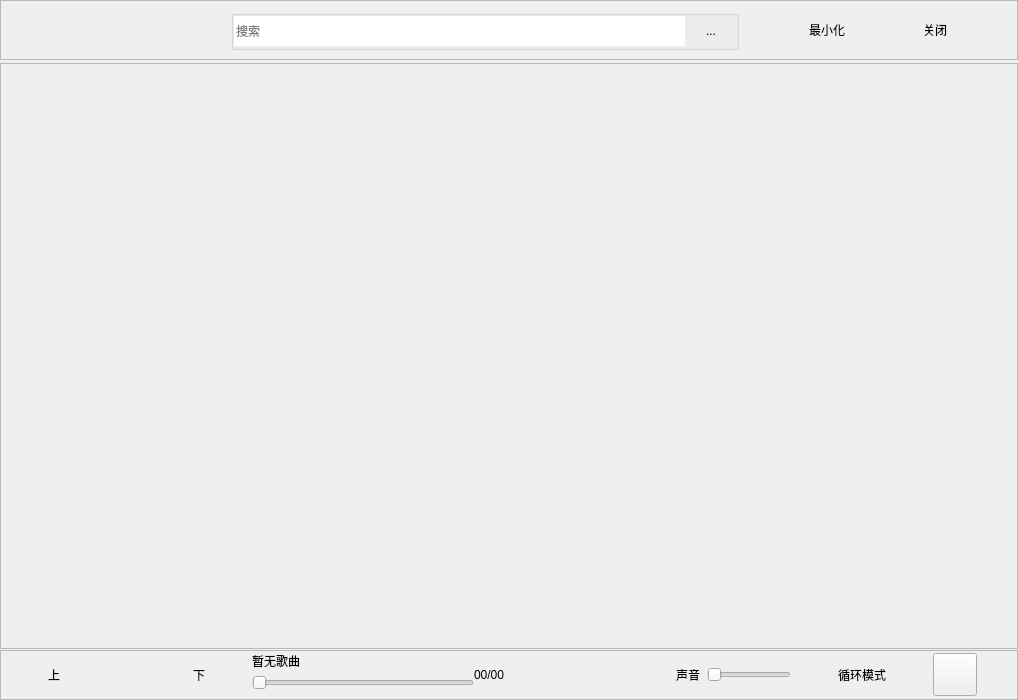
<?xml version="1.0" encoding="UTF-8"?>
<ui version="4.0">
 <class>MainWindow</class>
 <widget class="QMainWindow" name="MainWindow">
  <property name="geometry">
   <rect>
    <x>0</x>
    <y>0</y>
    <width>1018</width>
    <height>700</height>
   </rect>
  </property>
  <property name="sizePolicy">
   <sizepolicy hsizetype="Preferred" vsizetype="Preferred">
    <horstretch>0</horstretch>
    <verstretch>0</verstretch>
   </sizepolicy>
  </property>
  <property name="windowTitle">
   <string>MainWindow</string>
  </property>
  <property name="windowIcon">
   <iconset resource="image.qrc">
    <normaloff>:/background/music.ico</normaloff>:/background/music.ico</iconset>
  </property>
  <property name="autoFillBackground">
   <bool>false</bool>
  </property>
  <property name="styleSheet">
   <string notr="true"/>
  </property>
  <property name="iconSize">
   <size>
    <width>36</width>
    <height>36</height>
   </size>
  </property>
  <widget class="QWidget" name="centralWidget">
   <property name="sizePolicy">
    <sizepolicy hsizetype="Preferred" vsizetype="Preferred">
     <horstretch>0</horstretch>
     <verstretch>0</verstretch>
    </sizepolicy>
   </property>
   <property name="minimumSize">
    <size>
     <width>1000</width>
     <height>700</height>
    </size>
   </property>
   <property name="autoFillBackground">
    <bool>false</bool>
   </property>
   <property name="styleSheet">
    <string notr="true"/>
   </property>
   <layout class="QVBoxLayout" name="verticalLayout" stretch="2,1,8,0,3">
    <property name="spacing">
     <number>0</number>
    </property>
    <property name="leftMargin">
     <number>0</number>
    </property>
    <property name="topMargin">
     <number>0</number>
    </property>
    <property name="rightMargin">
     <number>0</number>
    </property>
    <property name="bottomMargin">
     <number>0</number>
    </property>
    <item>
     <widget class="QFrame" name="frame_topWidget">
      <property name="sizePolicy">
       <sizepolicy hsizetype="Preferred" vsizetype="Fixed">
        <horstretch>0</horstretch>
        <verstretch>0</verstretch>
       </sizepolicy>
      </property>
      <property name="minimumSize">
       <size>
        <width>1018</width>
        <height>60</height>
       </size>
      </property>
      <property name="maximumSize">
       <size>
        <width>1018</width>
        <height>60</height>
       </size>
      </property>
      <property name="frameShape">
       <enum>QFrame::StyledPanel</enum>
      </property>
      <property name="frameShadow">
       <enum>QFrame::Raised</enum>
      </property>
      <layout class="QHBoxLayout" name="horizontalLayout" stretch="0,3,8,1,0,1,0,1">
       <property name="spacing">
        <number>0</number>
       </property>
       <property name="leftMargin">
        <number>0</number>
       </property>
       <property name="topMargin">
        <number>0</number>
       </property>
       <property name="rightMargin">
        <number>0</number>
       </property>
       <property name="bottomMargin">
        <number>0</number>
       </property>
       <item>
        <spacer name="horizontalSpacer_15">
         <property name="orientation">
          <enum>Qt::Horizontal</enum>
         </property>
         <property name="sizeHint" stdset="0">
          <size>
           <width>40</width>
           <height>20</height>
          </size>
         </property>
        </spacer>
       </item>
       <item>
        <spacer name="horizontalSpacer">
         <property name="orientation">
          <enum>Qt::Horizontal</enum>
         </property>
         <property name="sizeHint" stdset="0">
          <size>
           <width>190</width>
           <height>20</height>
          </size>
         </property>
        </spacer>
       </item>
       <item>
        <widget class="QGroupBox" name="groupBox">
         <property name="sizePolicy">
          <sizepolicy hsizetype="Preferred" vsizetype="Preferred">
           <horstretch>0</horstretch>
           <verstretch>0</verstretch>
          </sizepolicy>
         </property>
         <property name="minimumSize">
          <size>
           <width>0</width>
           <height>40</height>
          </size>
         </property>
         <property name="maximumSize">
          <size>
           <width>16777215</width>
           <height>40</height>
          </size>
         </property>
         <property name="title">
          <string/>
         </property>
         <layout class="QHBoxLayout" name="horizontalLayout_5" stretch="6">
          <property name="spacing">
           <number>0</number>
          </property>
          <property name="leftMargin">
           <number>0</number>
          </property>
          <property name="topMargin">
           <number>0</number>
          </property>
          <property name="rightMargin">
           <number>0</number>
          </property>
          <property name="bottomMargin">
           <number>0</number>
          </property>
          <item>
           <layout class="QHBoxLayout" name="horizontalLayout_4" stretch="9,1">
            <property name="spacing">
             <number>1</number>
            </property>
            <item>
             <widget class="QLineEdit" name="lineEdit_search">
              <property name="sizePolicy">
               <sizepolicy hsizetype="Expanding" vsizetype="Fixed">
                <horstretch>0</horstretch>
                <verstretch>0</verstretch>
               </sizepolicy>
              </property>
              <property name="minimumSize">
               <size>
                <width>0</width>
                <height>30</height>
               </size>
              </property>
              <property name="maximumSize">
               <size>
                <width>16777215</width>
                <height>30</height>
               </size>
              </property>
              <property name="contextMenuPolicy">
               <enum>Qt::DefaultContextMenu</enum>
              </property>
              <property name="styleSheet">
               <string notr="true"/>
              </property>
              <property name="frame">
               <bool>false</bool>
              </property>
              <property name="placeholderText">
               <string>搜索</string>
              </property>
              <property name="clearButtonEnabled">
               <bool>true</bool>
              </property>
             </widget>
            </item>
            <item>
             <widget class="QToolButton" name="tBtn_search">
              <property name="sizePolicy">
               <sizepolicy hsizetype="Expanding" vsizetype="Fixed">
                <horstretch>0</horstretch>
                <verstretch>0</verstretch>
               </sizepolicy>
              </property>
              <property name="minimumSize">
               <size>
                <width>0</width>
                <height>30</height>
               </size>
              </property>
              <property name="maximumSize">
               <size>
                <width>16777215</width>
                <height>30</height>
               </size>
              </property>
              <property name="text">
               <string>...</string>
              </property>
              <property name="icon">
               <iconset resource="image.qrc">
                <normaloff>:/topImage/sereach.png</normaloff>:/topImage/sereach.png</iconset>
              </property>
              <property name="iconSize">
               <size>
                <width>51</width>
                <height>30</height>
               </size>
              </property>
              <property name="popupMode">
               <enum>QToolButton::InstantPopup</enum>
              </property>
              <property name="autoRaise">
               <bool>true</bool>
              </property>
             </widget>
            </item>
           </layout>
          </item>
         </layout>
        </widget>
       </item>
       <item>
        <spacer name="horizontalSpacer_2">
         <property name="orientation">
          <enum>Qt::Horizontal</enum>
         </property>
         <property name="sizeHint" stdset="0">
          <size>
           <width>61</width>
           <height>20</height>
          </size>
         </property>
        </spacer>
       </item>
       <item>
        <widget class="QToolButton" name="tBtn_miniMum">
         <property name="text">
          <string>最小化</string>
         </property>
         <property name="icon">
          <iconset resource="image.qrc">
           <normaloff>:/topImage/min.png</normaloff>:/topImage/min.png</iconset>
         </property>
         <property name="popupMode">
          <enum>QToolButton::InstantPopup</enum>
         </property>
         <property name="autoRaise">
          <bool>true</bool>
         </property>
        </widget>
       </item>
       <item>
        <spacer name="horizontalSpacer_3">
         <property name="orientation">
          <enum>Qt::Horizontal</enum>
         </property>
         <property name="sizeHint" stdset="0">
          <size>
           <width>62</width>
           <height>20</height>
          </size>
         </property>
        </spacer>
       </item>
       <item>
        <widget class="QToolButton" name="tBtn_close">
         <property name="text">
          <string>关闭</string>
         </property>
         <property name="icon">
          <iconset resource="image.qrc">
           <normaloff>:/topImage/quit.png</normaloff>:/topImage/quit.png</iconset>
         </property>
         <property name="popupMode">
          <enum>QToolButton::InstantPopup</enum>
         </property>
         <property name="autoRaise">
          <bool>true</bool>
         </property>
        </widget>
       </item>
       <item>
        <spacer name="horizontalSpacer_4">
         <property name="orientation">
          <enum>Qt::Horizontal</enum>
         </property>
         <property name="sizeHint" stdset="0">
          <size>
           <width>61</width>
           <height>20</height>
          </size>
         </property>
        </spacer>
       </item>
      </layout>
     </widget>
    </item>
    <item>
     <spacer name="verticalSpacer">
      <property name="orientation">
       <enum>Qt::Vertical</enum>
      </property>
      <property name="sizeType">
       <enum>QSizePolicy::Fixed</enum>
      </property>
      <property name="sizeHint" stdset="0">
       <size>
        <width>1018</width>
        <height>3</height>
       </size>
      </property>
     </spacer>
    </item>
    <item>
     <widget class="QFrame" name="frame">
      <property name="sizePolicy">
       <sizepolicy hsizetype="Preferred" vsizetype="Fixed">
        <horstretch>0</horstretch>
        <verstretch>0</verstretch>
       </sizepolicy>
      </property>
      <property name="minimumSize">
       <size>
        <width>1018</width>
        <height>586</height>
       </size>
      </property>
      <property name="maximumSize">
       <size>
        <width>1018</width>
        <height>16777215</height>
       </size>
      </property>
      <property name="frameShape">
       <enum>QFrame::StyledPanel</enum>
      </property>
      <property name="frameShadow">
       <enum>QFrame::Raised</enum>
      </property>
      <layout class="QHBoxLayout" name="horizontalLayout_3" stretch="1,2">
       <property name="spacing">
        <number>0</number>
       </property>
       <property name="leftMargin">
        <number>0</number>
       </property>
       <property name="topMargin">
        <number>0</number>
       </property>
       <property name="rightMargin">
        <number>0</number>
       </property>
       <property name="bottomMargin">
        <number>0</number>
       </property>
       <item>
        <widget class="QFrame" name="frame_rightWidget">
         <property name="sizePolicy">
          <sizepolicy hsizetype="Preferred" vsizetype="Preferred">
           <horstretch>0</horstretch>
           <verstretch>0</verstretch>
          </sizepolicy>
         </property>
         <property name="minimumSize">
          <size>
           <width>330</width>
           <height>550</height>
          </size>
         </property>
         <property name="styleSheet">
          <string notr="true">border:none</string>
         </property>
         <property name="frameShape">
          <enum>QFrame::StyledPanel</enum>
         </property>
         <property name="frameShadow">
          <enum>QFrame::Raised</enum>
         </property>
        </widget>
       </item>
       <item>
        <widget class="QFrame" name="frame_centralWidget">
         <property name="sizePolicy">
          <sizepolicy hsizetype="Preferred" vsizetype="Preferred">
           <horstretch>0</horstretch>
           <verstretch>0</verstretch>
          </sizepolicy>
         </property>
         <property name="minimumSize">
          <size>
           <width>650</width>
           <height>0</height>
          </size>
         </property>
         <property name="autoFillBackground">
          <bool>false</bool>
         </property>
         <property name="styleSheet">
          <string notr="true">border:none</string>
         </property>
         <property name="frameShape">
          <enum>QFrame::NoFrame</enum>
         </property>
         <property name="frameShadow">
          <enum>QFrame::Raised</enum>
         </property>
        </widget>
       </item>
      </layout>
      <zorder>frame_centralWidget</zorder>
      <zorder>frame_rightWidget</zorder>
     </widget>
    </item>
    <item>
     <spacer name="verticalSpacer_2">
      <property name="orientation">
       <enum>Qt::Vertical</enum>
      </property>
      <property name="sizeType">
       <enum>QSizePolicy::Fixed</enum>
      </property>
      <property name="sizeHint" stdset="0">
       <size>
        <width>1018</width>
        <height>1</height>
       </size>
      </property>
     </spacer>
    </item>
    <item>
     <widget class="QFrame" name="frame_bottom">
      <property name="sizePolicy">
       <sizepolicy hsizetype="Preferred" vsizetype="Fixed">
        <horstretch>0</horstretch>
        <verstretch>0</verstretch>
       </sizepolicy>
      </property>
      <property name="minimumSize">
       <size>
        <width>1018</width>
        <height>50</height>
       </size>
      </property>
      <property name="maximumSize">
       <size>
        <width>1018</width>
        <height>50</height>
       </size>
      </property>
      <property name="styleSheet">
       <string notr="true"/>
      </property>
      <property name="frameShape">
       <enum>QFrame::StyledPanel</enum>
      </property>
      <property name="frameShadow">
       <enum>QFrame::Raised</enum>
      </property>
      <layout class="QHBoxLayout" name="horizontalLayout_2" stretch="0,2,0,2,0,2,0,4,1,0,0,2,0,2,0,0,2,0,2,0">
       <property name="spacing">
        <number>0</number>
       </property>
       <property name="leftMargin">
        <number>0</number>
       </property>
       <property name="topMargin">
        <number>0</number>
       </property>
       <property name="rightMargin">
        <number>0</number>
       </property>
       <property name="bottomMargin">
        <number>0</number>
       </property>
       <item>
        <spacer name="horizontalSpacer_14">
         <property name="orientation">
          <enum>Qt::Horizontal</enum>
         </property>
         <property name="sizeHint" stdset="0">
          <size>
           <width>40</width>
           <height>20</height>
          </size>
         </property>
        </spacer>
       </item>
       <item>
        <widget class="QToolButton" name="toolBtn_preSong">
         <property name="text">
          <string>上</string>
         </property>
         <property name="icon">
          <iconset resource="image.qrc">
           <normaloff>:/bottomImage/pre.png</normaloff>:/bottomImage/pre.png</iconset>
         </property>
         <property name="iconSize">
          <size>
           <width>36</width>
           <height>36</height>
          </size>
         </property>
         <property name="autoRaise">
          <bool>true</bool>
         </property>
        </widget>
       </item>
       <item>
        <spacer name="horizontalSpacer_5">
         <property name="orientation">
          <enum>Qt::Horizontal</enum>
         </property>
         <property name="sizeHint" stdset="0">
          <size>
           <width>40</width>
           <height>20</height>
          </size>
         </property>
        </spacer>
       </item>
       <item>
        <widget class="QToolButton" name="btn_play">
         <property name="styleSheet">
          <string notr="true">border:none;</string>
         </property>
         <property name="text">
          <string/>
         </property>
         <property name="icon">
          <iconset resource="image.qrc">
           <normaloff>:/bottomImage/play.png</normaloff>:/bottomImage/play.png</iconset>
         </property>
         <property name="iconSize">
          <size>
           <width>36</width>
           <height>36</height>
          </size>
         </property>
         <property name="autoRaise">
          <bool>true</bool>
         </property>
        </widget>
       </item>
       <item>
        <spacer name="horizontalSpacer_6">
         <property name="orientation">
          <enum>Qt::Horizontal</enum>
         </property>
         <property name="sizeHint" stdset="0">
          <size>
           <width>40</width>
           <height>20</height>
          </size>
         </property>
        </spacer>
       </item>
       <item>
        <widget class="QToolButton" name="toolBtn_nextSong">
         <property name="text">
          <string>下</string>
         </property>
         <property name="icon">
          <iconset resource="image.qrc">
           <normaloff>:/bottomImage/next.png</normaloff>:/bottomImage/next.png</iconset>
         </property>
         <property name="iconSize">
          <size>
           <width>36</width>
           <height>36</height>
          </size>
         </property>
         <property name="autoRaise">
          <bool>true</bool>
         </property>
        </widget>
       </item>
       <item>
        <spacer name="horizontalSpacer_7">
         <property name="orientation">
          <enum>Qt::Horizontal</enum>
         </property>
         <property name="sizeHint" stdset="0">
          <size>
           <width>40</width>
           <height>20</height>
          </size>
         </property>
        </spacer>
       </item>
       <item>
        <layout class="QVBoxLayout" name="verticalLayout_2" stretch="1,0">
         <property name="spacing">
          <number>1</number>
         </property>
         <property name="bottomMargin">
          <number>4</number>
         </property>
         <item>
          <widget class="QLabel" name="lbl_audioName">
           <property name="sizePolicy">
            <sizepolicy hsizetype="Fixed" vsizetype="Fixed">
             <horstretch>0</horstretch>
             <verstretch>0</verstretch>
            </sizepolicy>
           </property>
           <property name="text">
            <string>暂无歌曲</string>
           </property>
          </widget>
         </item>
         <item>
          <widget class="QSlider" name="hSlider_progrss">
           <property name="sizePolicy">
            <sizepolicy hsizetype="Expanding" vsizetype="Fixed">
             <horstretch>0</horstretch>
             <verstretch>0</verstretch>
            </sizepolicy>
           </property>
           <property name="minimumSize">
            <size>
             <width>0</width>
             <height>22</height>
            </size>
           </property>
           <property name="maximumSize">
            <size>
             <width>16777215</width>
             <height>22</height>
            </size>
           </property>
           <property name="orientation">
            <enum>Qt::Horizontal</enum>
           </property>
          </widget>
         </item>
        </layout>
       </item>
       <item>
        <widget class="QLabel" name="lbl_playTime">
         <property name="sizePolicy">
          <sizepolicy hsizetype="Fixed" vsizetype="Fixed">
           <horstretch>0</horstretch>
           <verstretch>0</verstretch>
          </sizepolicy>
         </property>
         <property name="text">
          <string>00/00</string>
         </property>
         <property name="scaledContents">
          <bool>false</bool>
         </property>
        </widget>
       </item>
       <item>
        <spacer name="horizontalSpacer_8">
         <property name="orientation">
          <enum>Qt::Horizontal</enum>
         </property>
         <property name="sizeHint" stdset="0">
          <size>
           <width>40</width>
           <height>20</height>
          </size>
         </property>
        </spacer>
       </item>
       <item>
        <spacer name="horizontalSpacer_9">
         <property name="orientation">
          <enum>Qt::Horizontal</enum>
         </property>
         <property name="sizeHint" stdset="0">
          <size>
           <width>40</width>
           <height>20</height>
          </size>
         </property>
        </spacer>
       </item>
       <item>
        <widget class="QToolButton" name="tBtn_download">
         <property name="text">
          <string/>
         </property>
         <property name="icon">
          <iconset resource="image.qrc">
           <normaloff>:/bottomImage/down.png</normaloff>:/bottomImage/down.png</iconset>
         </property>
         <property name="iconSize">
          <size>
           <width>36</width>
           <height>36</height>
          </size>
         </property>
         <property name="autoRaise">
          <bool>true</bool>
         </property>
        </widget>
       </item>
       <item>
        <spacer name="horizontalSpacer_10">
         <property name="orientation">
          <enum>Qt::Horizontal</enum>
         </property>
         <property name="sizeHint" stdset="0">
          <size>
           <width>40</width>
           <height>20</height>
          </size>
         </property>
        </spacer>
       </item>
       <item>
        <widget class="QToolButton" name="tBtn_volumn">
         <property name="autoFillBackground">
          <bool>false</bool>
         </property>
         <property name="text">
          <string>声音</string>
         </property>
         <property name="icon">
          <iconset resource="image.qrc">
           <normaloff>:/bottomImage/voice.png</normaloff>:/bottomImage/voice.png</iconset>
         </property>
         <property name="iconSize">
          <size>
           <width>36</width>
           <height>36</height>
          </size>
         </property>
         <property name="autoRaise">
          <bool>true</bool>
         </property>
        </widget>
       </item>
       <item>
        <widget class="QSlider" name="verSlider_volumn">
         <property name="orientation">
          <enum>Qt::Horizontal</enum>
         </property>
        </widget>
       </item>
       <item>
        <spacer name="horizontalSpacer_11">
         <property name="orientation">
          <enum>Qt::Horizontal</enum>
         </property>
         <property name="sizeHint" stdset="0">
          <size>
           <width>40</width>
           <height>20</height>
          </size>
         </property>
        </spacer>
       </item>
       <item>
        <widget class="QToolButton" name="tBtn_cyclePlay">
         <property name="text">
          <string>循环模式</string>
         </property>
         <property name="icon">
          <iconset resource="image.qrc">
           <normaloff>:/bottomImage/playlistBtn.png</normaloff>:/bottomImage/playlistBtn.png</iconset>
         </property>
         <property name="iconSize">
          <size>
           <width>36</width>
           <height>36</height>
          </size>
         </property>
         <property name="autoRaise">
          <bool>true</bool>
         </property>
        </widget>
       </item>
       <item>
        <spacer name="horizontalSpacer_12">
         <property name="orientation">
          <enum>Qt::Horizontal</enum>
         </property>
         <property name="sizeHint" stdset="0">
          <size>
           <width>40</width>
           <height>20</height>
          </size>
         </property>
        </spacer>
       </item>
       <item>
        <widget class="QToolButton" name="tBtn_desktopIrics">
         <property name="minimumSize">
          <size>
           <width>36</width>
           <height>36</height>
          </size>
         </property>
         <property name="font">
          <font>
           <family>微软雅黑</family>
           <pointsize>14</pointsize>
           <weight>50</weight>
           <bold>false</bold>
          </font>
         </property>
         <property name="text">
          <string/>
         </property>
         <property name="icon">
          <iconset resource="image.qrc">
           <normaloff>:/bottomImage/lyric.png</normaloff>:/bottomImage/lyric.png</iconset>
         </property>
         <property name="iconSize">
          <size>
           <width>36</width>
           <height>36</height>
          </size>
         </property>
         <property name="toolButtonStyle">
          <enum>Qt::ToolButtonIconOnly</enum>
         </property>
        </widget>
       </item>
       <item>
        <spacer name="horizontalSpacer_13">
         <property name="orientation">
          <enum>Qt::Horizontal</enum>
         </property>
         <property name="sizeHint" stdset="0">
          <size>
           <width>40</width>
           <height>20</height>
          </size>
         </property>
        </spacer>
       </item>
      </layout>
     </widget>
    </item>
   </layout>
  </widget>
 </widget>
 <layoutdefault spacing="6" margin="11"/>
 <resources>
  <include location="image.qrc"/>
 </resources>
 <connections/>
</ui>
